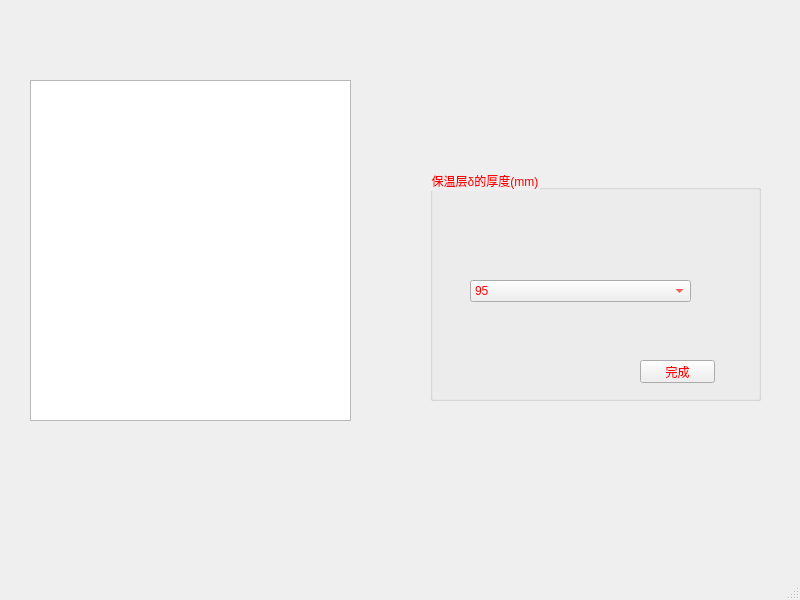
<?xml version="1.0" encoding="UTF-8"?>
<ui version="4.0">
 <class>MainWindow</class>
 <widget class="QMainWindow" name="MainWindow">
  <property name="geometry">
   <rect>
    <x>0</x>
    <y>0</y>
    <width>800</width>
    <height>600</height>
   </rect>
  </property>
  <property name="windowTitle">
   <string>MainWindow</string>
  </property>
  <widget class="QWidget" name="centralwidget">
   <widget class="QGroupBox" name="groupBox">
    <property name="geometry">
     <rect>
      <x>430</x>
      <y>170</y>
      <width>331</width>
      <height>231</height>
     </rect>
    </property>
    <property name="styleSheet">
     <string notr="true">color: rgb(255, 0, 0);
font: 8pt &quot;楷体&quot;;</string>
    </property>
    <property name="title">
     <string>保温层δ的厚度(mm)</string>
    </property>
    <widget class="QComboBox" name="comboBox">
     <property name="geometry">
      <rect>
       <x>40</x>
       <y>110</y>
       <width>221</width>
       <height>22</height>
      </rect>
     </property>
     <item>
      <property name="text">
       <string>95</string>
      </property>
     </item>
     <item>
      <property name="text">
       <string>70</string>
      </property>
     </item>
     <item>
      <property name="text">
       <string>55</string>
      </property>
     </item>
     <item>
      <property name="text">
       <string>40</string>
      </property>
     </item>
     <item>
      <property name="text">
       <string>30</string>
      </property>
     </item>
     <item>
      <property name="text">
       <string>25</string>
      </property>
     </item>
    </widget>
    <widget class="QPushButton" name="fff">
     <property name="geometry">
      <rect>
       <x>210</x>
       <y>190</y>
       <width>75</width>
       <height>23</height>
      </rect>
     </property>
     <property name="text">
      <string>完成</string>
     </property>
    </widget>
   </widget>
   <widget class="QGraphicsView" name="graphicsView">
    <property name="geometry">
     <rect>
      <x>30</x>
      <y>80</y>
      <width>321</width>
      <height>341</height>
     </rect>
    </property>
    <property name="styleSheet">
     <string notr="true">border-image: url(:/wuding1/5.png);</string>
    </property>
   </widget>
  </widget>
  <widget class="QMenuBar" name="menubar">
   <property name="geometry">
    <rect>
     <x>0</x>
     <y>0</y>
     <width>800</width>
     <height>22</height>
    </rect>
   </property>
  </widget>
  <widget class="QStatusBar" name="statusbar"/>
 </widget>
 <resources>
  <include location="../pic/wuding.qrc"/>
 </resources>
 <connections/>
</ui>
